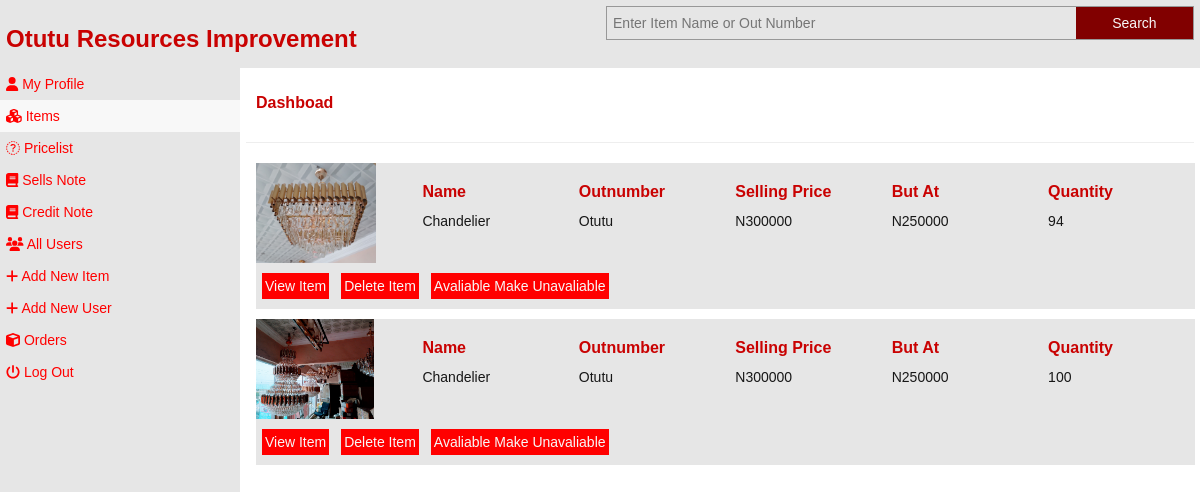
The page /dashboad/ (signed in) on the database its author committed.
### store/models.py (models this page shows, shortened)
class Items(models.Model):
    name = models.CharField(max_length=150)
    out_number = models.TextField()
    but_price = models.IntegerField(default=0)
    selling_price = models.IntegerField(default=0.0)
    des = models.TextField()
    image = models.FileField(upload_to='image')
    quantity = models.IntegerField()
    is_avaliable = models.BooleanField(default=True)

### store/views.py (the view)
# urls.py: path('dashboad/', views.dashboad, name='dashboad'),
@login_required(login_url='login')
def dashboad(request):
    items = Items.objects.all()
    context = {
        'items':items,
    }
    return render(request, 'dashboad.html', context)

### template/dashboad.html (shortened to what this page needs)
{% extends 'extend/dashboad-base.html' %}
{% load static %}
{% block content %}
<div class="boad-body">
    <div class="item-con">
        <div class="item-info">
            <h3>dashboad</h3>
        </div>
    </div>
    <hr>
    {% if items %}
    {% for item in items %}
    <div class="items">
        <div class="item">
            <div class="image">
                <a href="{{item.image.url}}">
                    <img src="{{item.image.url}}" alt="image">
                </a>
            </div>
            <div class="item-con">
                <div class="item-info">
                    <h3>name</h3>
                    <p>{{item.name}}</p>
                </div>
                <div class="item-info">
                    <h3>outnumber</h3>
                    <p>{{item.out_number}}</p>
                </div>
                <div class="item-info">
                    <h3>selling price</h3>
                    <p>N{{item.selling_price}}</p>
                </div>
                <div class="item-info">
                    <h3>but at</h3>
                    <p>N{{item.but_price}}</p>
                </div>
                <div class="item-info">
                    <h3>quantity</h3>
                    <p>{{item.quantity}}</p>
                </div>
            </div>
        </div>
        <div class="item-buttom">
            <a href="{% url 'viewitem' item.id %}">view item</a>
            <a href="{% url 'deleteitem' item.id %}">delete item</a>
            {% if item.is_avaliable %}
            <a href="{% url 'is_avaliable' item.id %}">avaliable make unavaliable</a>
            {% else %}
            <a href="{% url 'is_avaliable' item.id %}">unavaliable make avaliable</a>
            {% endif %}
        </div>
    </div>
    {% endfor %}
    {% endif %}
</div>
{% endblock %}

### template/extend/dashboad-base.html (shortened to what this page needs)
{% load static %}
<!DOCTYPE html>
<html lang="en">
<head>
    <link rel="stylesheet" href="{% static 'bootstrap/css/bootstrap.min.css' %}">
    <link rel="stylesheet" href="{% static 'font-awesome/css/font-awesome.min.css' %}">
    <link rel="stylesheet" href="{% static 'admincss.css' %}">
    <link rel="stylesheet" href="{% static 'media.css' %}">
</head>
<body>
    <div>
        <div class="top-menu">
            <div class="menu-name">
                <h3>Otutu Resources Improvement</h3>
            </div>
            {% if request.user.is_superuser or request.user.is_staff %}
            <div class="menu-search">
                <form action="{% url 'search' %}" name="search" method="get">
                    <input type="text" placeholder="Enter Item Name or Out Number" name="item">
                    <button>Search</button>
                </form>
            </div>
            {% endif %}
        </div>
        <div class="boad">
            {% if request.user.is_superuser or request.user.is_staff %}
            <div class="left-menu">
                <a href="{% url 'profile' %}" {% if request.path == '/account/profile/' %} class="menu-nav-action"{% endif %}><i class="fa fa-user"></i> my profile</a>
                <a href="{% url 'dashboad' %}" {% if request.path == '/dashboad/' %} class="menu-nav-action"{% endif %}><i class="fa fa-cubes"></i> items</a>
                <a href="{% url 'pricelist' %}" {% if request.path == '/pricelist/' %} class="menu-nav-action"{% endif %}><i class="fa fa-money"></i> pricelist</a>
                <a href="{% url 'sells' %}" {% if request.path == '/sells/' %} class="menu-nav-action"{% endif %}><i class="fa fa-book"></i> sells note</a>
                <a href="{% url 'credite' %}" {% if request.path == '/credite/' %} class="menu-nav-action"{% endif %}><i class="fa fa-book"></i> credit note</a>
                <a href="{% url 'users' %}" {% if request.path == '/account/users/' %} class="menu-nav-action"{% endif %}><i class="fa fa-users"></i> all users</a>
                <a href="{% url 'newitem' %}" {% if request.path == '/newitem/' %} class="menu-nav-action"{% endif %}><i class="fa fa-plus"></i> add new item</a>
                <a href="{% url 'newuser' %}" {% if request.path == '/account/newuser/' %} class="menu-nav-action"{% endif %}><i class="fa fa-plus"></i> add new user</a>
                <a href="{% url 'order' %}" {% if request.path == '/order/' %} class="menu-nav-action"{% endif %}><i class="fa fa-cube"></i> orders</a>
                <a href="{% url 'logout' %}"><i class="fa fa-power-off"></i> log out</a>
            </div>
            {% endif %}
            {% block content %}
            {% endblock %}
        </div>
    </div>
</body>
</html>

### static/admincss.css (style rules this page uses)
* { padding: 0px; margin: 0px; box-sizing: border-box; font-family: 'bell MT', bell 'Gill Sans', 'Gill Sans MT', Calibri, 'Trebuchet MS', sans-serif; font-family: sans-serif; }
:root { --bg: rgb(255, 0, 0); --bg2: rgb(129, 0, 0); --bg3: rgb(248, 248, 248); --bg4: rgb(230, 230, 230); --text: rgb(152, 152, 152); --text2: #171717; --title: rgb(201, 2, 2); --sucess: rgb(0, 210, 221); --info: rgb(255, 109, 109); }
.top-menu { background-color: var(--bg4); display: flex; }
.menu-name { width: 100%; padding: 6px; justify-items: left; text-transform: capitalize; }
.menu-name h3 { text-align: left; color: var(--title); font-weight: bold; }
.menu-search { width: 100%; padding: 6px; justify-items: right; }
.menu-search form { display: flex; width: 100%; justify-content: right; border: 1px solid var(--text); }
.menu-search form input { padding: 6px; border: 1px solid red; width: 80%; color: var(--text); outline: none; border: none; background-color: inherit; }
.menu-search form button { padding: 6px; border: 1px solid red; width: 20%; color: var(--bg3); outline: none; border: none; background-color: var(--bg2); }
.boad { display: flex; }
.left-menu { background-color: var(--bg4); width: 20%; height: 100vh; }
.left-menu a { display: block; width: 100%; padding: 6px; text-decoration: none; color: var(--bg); transition: all 0.5s ease; text-transform: capitalize; }
.menu-nav-action { width: 100%; padding: 6px; color: var(--bg); background-color: var(--bg3); }
.boad-body { width: 80%; height: 100vh; overflow-y: scroll; padding: 6px; }
.items { width: 99%; margin: 10px; background-color: var(--bg4); transition: all 0.5s ease; }
.item { display: flex; }
.item .image { width: 20%; }
.item .image a img { width: 100%; height: 100px; object-fit: contain; object-position: left; }
.item-con { display: flex; width: 100%; }
.item-info { width: 100%; text-transform: capitalize; padding: 0px 10px; }
.item-info h3 { text-transform: capitalize; color: var(--title); font-weight: bold; font-size: 16px; }
.item-info p { text-transform: capitalize; color: var(--text2); font-weight: lighter; font-size: 14px; }
.item-buttom { display: flex; padding: 10px 0px; }
.item-buttom a, .item-buttom button { padding: 3px; background-color: var(--bg); margin: 0px 6px; color: var(--bg3); text-transform: capitalize; text-decoration: none; transition: all 0.5s ease; border: none; outline: none; }

### rows shown on the page
Items: image (picture), name "Chandelier", out_number "Otutu", selling_price "300000", but_price "250000", quantity "94", is_avaliable "Avaliable Make Unavaliable"
Items: image (picture), name "Chandelier", out_number "Otutu", selling_price "300000", but_price "250000", quantity "100", is_avaliable "Avaliable Make Unavaliable"
